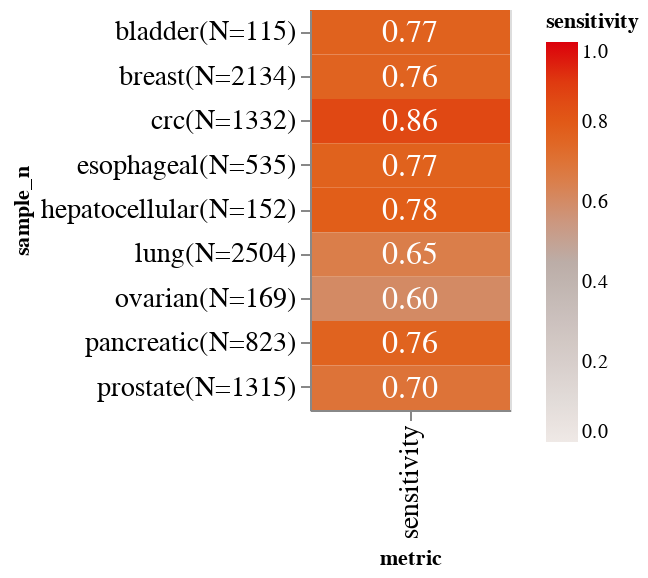

The notebook cell saved with this chart:
### Markdown cell above
### Pancancer sensitivity

### Code cell
pancancer_sensitivity = pd.DataFrame({
    "sensitivity": top_prd_df[top_prd_df.Pancancer_call].sample_group.value_counts()/top_prd_df.sample_group.value_counts(),
    "N": top_prd_df.sample_group.value_counts()
}
)
pancancer_sensitivity["metric"] = "sensitivity"
pancancer_sensitivity["N"] = pancancer_sensitivity["N"].astype(str)
pancancer_sensitivity["sample_n"] = pancancer_sensitivity.index + "(N=" + pancancer_sensitivity["N"] + ")"
heatmap_contingency(
    df = pancancer_sensitivity,
    y_col="sample_n",
    x_col="metric",
    color_col="sensitivity",
    col_scheme="lightgreyred", width_fig=100
)

### Figure 1 — Vega-Lite specification as saved in the notebook (floating-point values rounded to 4 significant figures)
{"config": {"view": {"continuousWidth": 400, "continuousHeight": 300}}, "layer": [{"mark": "rect", "encoding": {"color": {"type": "quantitative", "field": "sensitivity", "scale": {"domain": [0, 1], "scheme": "lightgreyred"}}, "x": {"type": "ordinal", "axis": {"labelFontSize": 14}, "field": "metric"}, "y": {"type": "ordinal", "axis": {"labelFontSize": 14}, "field": "sample_n"}}, "height": 200, "width": 100}, {"mark": {"type": "text", "baseline": "middle", "size": 16}, "encoding": {"color": {"condition": {"value": "black", "test": "(datum['sensitivity'] < 0.4)"}, "value": "white"}, "text": {"type": "quantitative", "field": "sensitivity", "format": ".2f"}, "x": {"type": "ordinal", "axis": {"labelFontSize": 14}, "field": "metric"}, "y": {"type": "ordinal", "axis": {"labelFontSize": 14}, "field": "sample_n"}}, "height": 200, "width": 100}], "data": {"name": "data-99f5ab22c3d20fe1f46c50e26b312a6f"}, "$schema": "https://vega.github.io/schema/vega-lite/v4.8.1.json", "datasets": {"data-99f5ab22c3d20fe1f46c50e26b312a6f": [{"sensitivity": 0.7652, "N": "115", "metric": "sensitivity", "sample_n": "bladder(N=115)"}, {"sensitivity": 0.7605, "N": "2134", "metric": "sensitivity", "sample_n": "breast(N=2134)"}, {"sensitivity": 0.8596, "N": "1332", "metric": "sensitivity", "sample_n": "crc(N=1332)"}, {"sensitivity": 0.7664, "N": "535", "metric": "sensitivity", "sample_n": "esophageal(N=535)"}, {"sensitivity": 0.7829, "N": "152", "metric": "sensitivity", "sample_n": "hepatocellular(N=152)"}, {"sensitivity": 0.6542, "N": "2504", "metric": "sensitivity", "sample_n": "lung(N=2504)"}, {"sensitivity": 0.6036, "N": "169", "metric": "sensitivity", "sample_n": "ovarian(N=169)"}, {"sensitivity": 0.7631, "N": "823", "metric": "sensitivity", "sample_n": "pancreatic(N=823)"}, {"sensitivity": 0.6966, "N": "1315", "metric": "sensitivity", "sample_n": "prostate(N=1315)"}]}}
